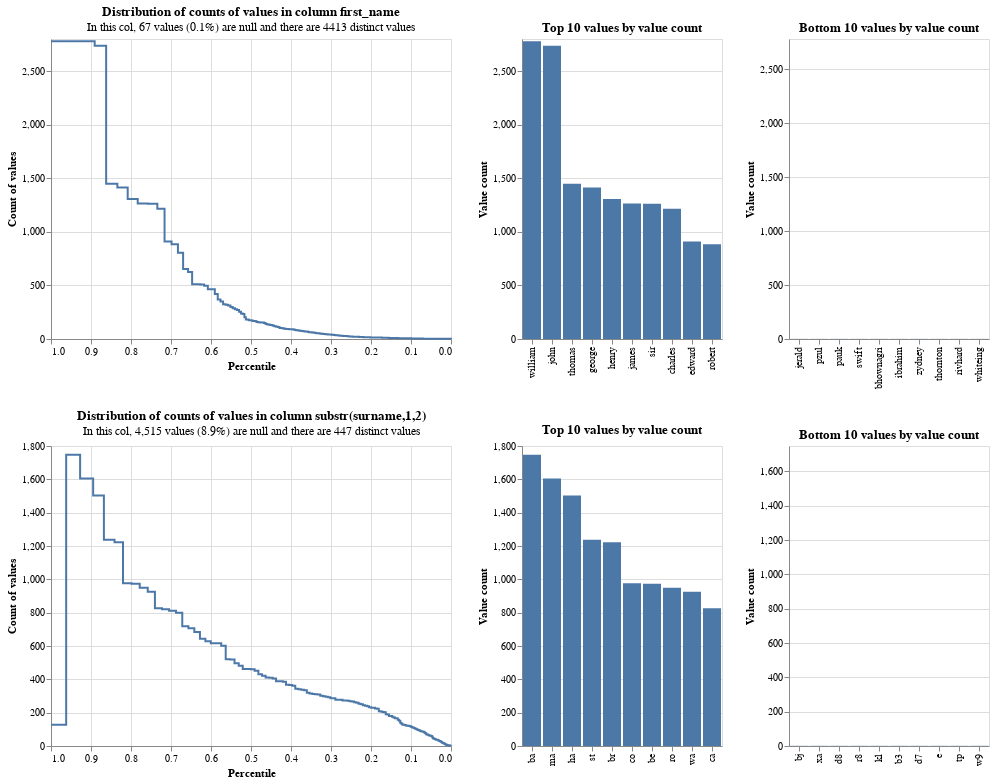

The cell this chart's notebook holds for it:
### Code cell
from splink import DuckDBAPI
from splink.exploratory import profile_columns
from splink.column_expression import ColumnExpression

db_api = DuckDBAPI()
profile_columns(df, db_api, column_expressions=["first_name", "substr(surname,1,2)"])

### Figure 1 — Vega-Lite specification as saved in the notebook (floating-point values rounded to 4 significant figures; data arrays with more than 128 entries replaced by an {"elided": "..."} marker saying what was removed)
{"config": {"view": {"continuousWidth": 400, "continuousHeight": 300}}, "vconcat": [{"hconcat": [{"mark": {"type": "line", "interpolate": "step-after"}, "data": {"values": {"elided": "151 records"}}, "encoding": {"tooltip": [{"field": "value_count", "type": "quantitative"}, {"field": "percentile_ex_nulls", "type": "quantitative"}, {"field": "percentile_inc_nulls", "type": "quantitative"}, {"field": "total_non_null_rows", "type": "quantitative"}, {"field": "total_rows_inc_nulls", "type": "quantitative"}], "x": {"field": "percentile_ex_nulls", "sort": "descending", "title": "Percentile", "type": "quantitative"}, "y": {"field": "value_count", "title": "Count of values", "type": "quantitative"}}, "title": {"text": "Distribution of counts of values in column first_name", "subtitle": "In this col, 67 values (0.1%) are null and there are 4413 distinct values"}}, {"mark": "bar", "data": {"values": [{"value_count": 2780, "group_name": "first_name", "value": "william", "total_non_null_rows": 50511, "total_rows_inc_nulls": 50578, "distinct_value_count": 4413}, {"value_count": 2736, "group_name": "first_name", "value": "john", "total_non_null_rows": 50511, "total_rows_inc_nulls": 50578, "distinct_value_count": 4413}, {"value_count": 1448, "group_name": "first_name", "value": "thomas", "total_non_null_rows": 50511, "total_rows_inc_nulls": 50578, "distinct_value_count": 4413}, {"value_count": 1415, "group_name": "first_name", "value": "george", "total_non_null_rows": 50511, "total_rows_inc_nulls": 50578, "distinct_value_count": 4413}, {"value_count": 1306, "group_name": "first_name", "value": "henry", "total_non_null_rows": 50511, "total_rows_inc_nulls": 50578, "distinct_value_count": 4413}, {"value_count": 1265, "group_name": "first_name", "value": "james", "total_non_null_rows": 50511, "total_rows_inc_nulls": 50578, "distinct_value_count": 4413}, {"value_count": 1262, "group_name": "first_name", "value": "sir", "total_non_null_rows": 50511, "total_rows_inc_nulls": 50578, "distinct_value_count": 4413}, {"value_count": 1216, "group_name": "first_name", "value": "charles", "total_non_null_rows": 50511, "total_rows_inc_nulls": 50578, "distinct_value_count": 4413}, {"value_count": 911, "group_name": "first_name", "value": "edward", "total_non_null_rows": 50511, "total_rows_inc_nulls": 50578, "distinct_value_count": 4413}, {"value_count": 884, "group_name": "first_name", "value": "robert", "total_non_null_rows": 50511, "total_rows_inc_nulls": 50578, "distinct_value_count": 4413}]}, "encoding": {"tooltip": [{"field": "value", "type": "nominal"}, {"field": "value_count", "type": "quantitative"}, {"field": "total_non_null_rows", "type": "quantitative"}, {"field": "total_rows_inc_nulls", "type": "quantitative"}], "x": {"field": "value", "sort": "-y", "title": null, "type": "nominal"}, "y": {"field": "value_count", "title": "Value count", "type": "quantitative"}}, "title": "Top 10 values by value count"}, {"mark": "bar", "data": {"values": [{"value_count": 1, "group_name": "first_name", "value": "jerald", "total_non_null_rows": 50511, "total_rows_inc_nulls": 50578, "distinct_value_count": 4413}, {"value_count": 1, "group_name": "first_name", "value": "pzul", "total_non_null_rows": 50511, "total_rows_inc_nulls": 50578, "distinct_value_count": 4413}, {"value_count": 1, "group_name": "first_name", "value": "pauk", "total_non_null_rows": 50511, "total_rows_inc_nulls": 50578, "distinct_value_count": 4413}, {"value_count": 1, "group_name": "first_name", "value": "swift", "total_non_null_rows": 50511, "total_rows_inc_nulls": 50578, "distinct_value_count": 4413}, {"value_count": 1, "group_name": "first_name", "value": "bhownagri", "total_non_null_rows": 50511, "total_rows_inc_nulls": 50578, "distinct_value_count": 4413}, {"value_count": 1, "group_name": "first_name", "value": "ibrahim", "total_non_null_rows": 50511, "total_rows_inc_nulls": 50578, "distinct_value_count": 4413}, {"value_count": 1, "group_name": "first_name", "value": "zydney", "total_non_null_rows": 50511, "total_rows_inc_nulls": 50578, "distinct_value_count": 4413}, {"value_count": 1, "group_name": "first_name", "value": "thornton", "total_non_null_rows": 50511, "total_rows_inc_nulls": 50578, "distinct_value_count": 4413}, {"value_count": 1, "group_name": "first_name", "value": "rivhard", "total_non_null_rows": 50511, "total_rows_inc_nulls": 50578, "distinct_value_count": 4413}, {"value_count": 1, "group_name": "first_name", "value": "whiteing", "total_non_null_rows": 50511, "total_rows_inc_nulls": 50578, "distinct_value_count": 4413}]}, "encoding": {"tooltip": [{"field": "value", "type": "nominal"}, {"field": "value_count", "type": "quantitative"}, {"field": "total_non_null_rows", "type": "quantitative"}, {"field": "total_rows_inc_nulls", "type": "quantitative"}], "x": {"field": "value", "sort": "-y", "title": null, "type": "nominal"}, "y": {"field": "value_count", "scale": {"domain": [0, 2780]}, "title": "Value count", "type": "quantitative"}}, "title": "Bottom 10 values by value count"}]}, {"hconcat": [{"mark": {"type": "line", "interpolate": "step-after"}, "data": {"values": {"elided": "164 records"}}, "encoding": {"tooltip": [{"field": "value_count", "type": "quantitative"}, {"field": "percentile_ex_nulls", "type": "quantitative"}, {"field": "percentile_inc_nulls", "type": "quantitative"}, {"field": "total_non_null_rows", "type": "quantitative"}, {"field": "total_rows_inc_nulls", "type": "quantitative"}], "x": {"field": "percentile_ex_nulls", "sort": "descending", "title": "Percentile", "type": "quantitative"}, "y": {"field": "value_count", "title": "Count of values", "type": "quantitative"}}, "title": {"text": "Distribution of counts of values in column substr(surname,1,2)", "subtitle": "In this col, 4,515 values (8.9%) are null and there are 447 distinct values"}}, {"mark": "bar", "data": {"values": [{"value_count": 1748, "group_name": "substr_surname_1_2_", "value": "ba", "total_non_null_rows": 46063, "total_rows_inc_nulls": 50578, "distinct_value_count": 447}, {"value_count": 1605, "group_name": "substr_surname_1_2_", "value": "ma", "total_non_null_rows": 46063, "total_rows_inc_nulls": 50578, "distinct_value_count": 447}, {"value_count": 1503, "group_name": "substr_surname_1_2_", "value": "ha", "total_non_null_rows": 46063, "total_rows_inc_nulls": 50578, "distinct_value_count": 447}, {"value_count": 1237, "group_name": "substr_surname_1_2_", "value": "st", "total_non_null_rows": 46063, "total_rows_inc_nulls": 50578, "distinct_value_count": 447}, {"value_count": 1222, "group_name": "substr_surname_1_2_", "value": "br", "total_non_null_rows": 46063, "total_rows_inc_nulls": 50578, "distinct_value_count": 447}, {"value_count": 976, "group_name": "substr_surname_1_2_", "value": "co", "total_non_null_rows": 46063, "total_rows_inc_nulls": 50578, "distinct_value_count": 447}, {"value_count": 974, "group_name": "substr_surname_1_2_", "value": "be", "total_non_null_rows": 46063, "total_rows_inc_nulls": 50578, "distinct_value_count": 447}, {"value_count": 950, "group_name": "substr_surname_1_2_", "value": "ro", "total_non_null_rows": 46063, "total_rows_inc_nulls": 50578, "distinct_value_count": 447}, {"value_count": 925, "group_name": "substr_surname_1_2_", "value": "wa", "total_non_null_rows": 46063, "total_rows_inc_nulls": 50578, "distinct_value_count": 447}, {"value_count": 827, "group_name": "substr_surname_1_2_", "value": "ca", "total_non_null_rows": 46063, "total_rows_inc_nulls": 50578, "distinct_value_count": 447}]}, "encoding": {"tooltip": [{"field": "value", "type": "nominal"}, {"field": "value_count", "type": "quantitative"}, {"field": "total_non_null_rows", "type": "quantitative"}, {"field": "total_rows_inc_nulls", "type": "quantitative"}], "x": {"field": "value", "sort": "-y", "title": null, "type": "nominal"}, "y": {"field": "value_count", "title": "Value count", "type": "quantitative"}}, "title": "Top 10 values by value count"}, {"mark": "bar", "data": {"values": [{"value_count": 1, "group_name": "substr_surname_1_2_", "value": "bj", "total_non_null_rows": 46063, "total_rows_inc_nulls": 50578, "distinct_value_count": 447}, {"value_count": 1, "group_name": "substr_surname_1_2_", "value": "xa", "total_non_null_rows": 46063, "total_rows_inc_nulls": 50578, "distinct_value_count": 447}, {"value_count": 1, "group_name": "substr_surname_1_2_", "value": "d8", "total_non_null_rows": 46063, "total_rows_inc_nulls": 50578, "distinct_value_count": 447}, {"value_count": 1, "group_name": "substr_surname_1_2_", "value": "r8", "total_non_null_rows": 46063, "total_rows_inc_nulls": 50578, "distinct_value_count": 447}, {"value_count": 1, "group_name": "substr_surname_1_2_", "value": "kl", "total_non_null_rows": 46063, "total_rows_inc_nulls": 50578, "distinct_value_count": 447}, {"value_count": 1, "group_name": "substr_surname_1_2_", "value": "b3", "total_non_null_rows": 46063, "total_rows_inc_nulls": 50578, "distinct_value_count": 447}, {"value_count": 1, "group_name": "substr_surname_1_2_", "value": "d7", "total_non_null_rows": 46063, "total_rows_inc_nulls": 50578, "distinct_value_count": 447}, {"value_count": 1, "group_name": "substr_surname_1_2_", "value": "e", "total_non_null_rows": 46063, "total_rows_inc_nulls": 50578, "distinct_value_count": 447}, {"value_count": 1, "group_name": "substr_surname_1_2_", "value": "tp", "total_non_null_rows": 46063, "total_rows_inc_nulls": 50578, "distinct_value_count": 447}, {"value_count": 1, "group_name": "substr_surname_1_2_", "value": "w9", "total_non_null_rows": 46063, "total_rows_inc_nulls": 50578, "distinct_value_count": 447}]}, "encoding": {"tooltip": [{"field": "value", "type": "nominal"}, {"field": "value_count", "type": "quantitative"}, {"field": "total_non_null_rows", "type": "quantitative"}, {"field": "total_rows_inc_nulls", "type": "quantitative"}], "x": {"field": "value", "sort": "-y", "title": null, "type": "nominal"}, "y": {"field": "value_count", "scale": {"domain": [0, 1748]}, "title": "Value count", "type": "quantitative"}}, "title": "Bottom 10 values by value count"}]}], "$schema": "https://vega.github.io/schema/vega-lite/v5.9.3.json"}
